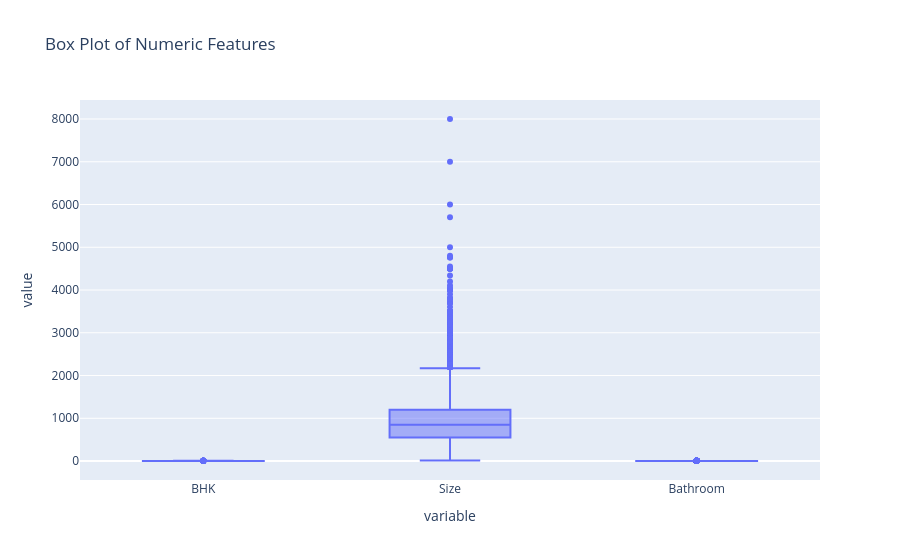

Write notebook code for a chart like this one.
### Code cell
# Create the box plot
px.box(numeric_columns, title="Box Plot of Numeric Features").show()

### Figure 1 — Plotly figure (JSON) as saved in the notebook; plotly's stock layout.template omitted (floating-point values rounded to 4 significant figures; data arrays with more than 128 entries replaced by an {"elided": "..."} marker saying what was removed)
{"data": [{"alignmentgroup": "True", "hovertemplate": "variable=%{x}<br>value=%{y}<extra></extra>", "legendgroup": "", "marker": {"color": "#636efa"}, "name": "", "notched": false, "offsetgroup": "", "orientation": "v", "showlegend": false, "type": "box", "x": {"elided": "14238 str values"}, "x0": " ", "xaxis": "x", "y": {"elided": "14238 int values"}, "y0": " ", "yaxis": "y"}], "layout": {"boxmode": "group", "legend": {"tracegroupgap": 0}, "title": {"text": "Box Plot of Numeric Features"}, "xaxis": {"anchor": "y", "domain": [0, 1], "title": {"text": "variable"}}, "yaxis": {"anchor": "x", "domain": [0, 1], "title": {"text": "value"}}}}
